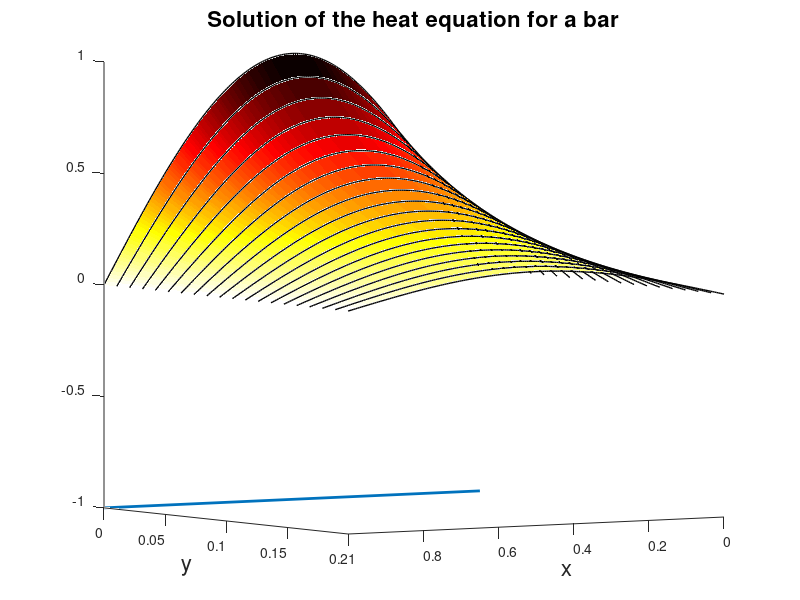

This chart was generated by the following MATLAB code:
N = 20;
x = linspace(0, 1, 200);
L = 1;
a = [];
f = zeros(1, length(x));
for k = 1:N
    if(k==1)
 a(k) = 1;
    else
        a(k)=0;
    end
end

%here the initial condition is 1

t = linspace(0, 0.2, 20);
[X, T] = meshgrid(x,t);
U = 0*X;
figure;
plot3([0 1], [0 0], [-1 -1], 'LineWidth', 2);
hold on;
for j = 1:length(t)
 for k = 1:N
 U(j,:) = U(j,:) + a(k)*exp(-(pi*k/L)^2*t(j))*sin(pi*k*x/L);
 end
 plot3(x, t(j)*ones(1,length(x)), U(j,:), 'k', 'LineWidth', 1);
end
S = surf(X,T,U, -U);
set(S, 'EdgeColor', 'none');
colormap(hot);
view([147 4]);
xlabel('x', 'FontSize', 16);
ylabel('y', 'FontSize', 16);
title('Solution of the heat equation for a bar', 'FontSize', 16);